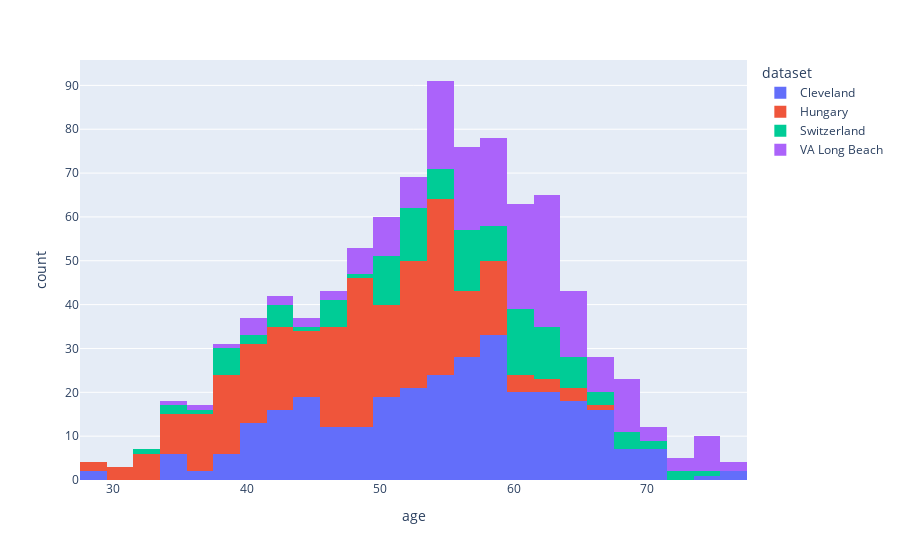

Notebook code cell kept with this figure:
### Code cell
fig = px.histogram(df,x='age',color='dataset')
fig.show()

### Figure 1 — Plotly figure (JSON) as saved in the notebook; plotly's stock layout.template omitted (floating-point values rounded to 4 significant figures; data arrays with more than 128 entries replaced by an {"elided": "..."} marker saying what was removed)
{"data": [{"bingroup": "x", "hovertemplate": "dataset=Cleveland<br>age=%{x}<br>count=%{y}<extra></extra>", "legendgroup": "Cleveland", "marker": {"color": "#636efa", "pattern": {"shape": ""}}, "name": "Cleveland", "orientation": "v", "showlegend": true, "type": "histogram", "x": {"elided": "304 int values"}, "xaxis": "x", "yaxis": "y"}, {"bingroup": "x", "hovertemplate": "dataset=Hungary<br>age=%{x}<br>count=%{y}<extra></extra>", "legendgroup": "Hungary", "marker": {"color": "#EF553B", "pattern": {"shape": ""}}, "name": "Hungary", "orientation": "v", "showlegend": true, "type": "histogram", "x": {"elided": "293 int values"}, "xaxis": "x", "yaxis": "y"}, {"bingroup": "x", "hovertemplate": "dataset=Switzerland<br>age=%{x}<br>count=%{y}<extra></extra>", "legendgroup": "Switzerland", "marker": {"color": "#00cc96", "pattern": {"shape": ""}}, "name": "Switzerland", "orientation": "v", "showlegend": true, "type": "histogram", "x": [32, 34, 35, 36, 38, 38, 38, 38, 38, 38, 40, 41, 42, 42, 43, 43, 43, 45, 46, 46, 47, 47, 47, 47, 48, 50, 50, 50, 50, 51, 51, 51, 51, 51, 51, 51, 52, 52, 52, 52, 53, 53, 53, 53, 53, 53, 53, 53, 54, 54, 54, 55, 55, 55, 55, 56, 56, 56, 56, 56, 56, 56, 56, 57, 57, 57, 57, 57, 57, 58, 58, 58, 59, 59, 59, 59, 59, 60, 60, 60, 60, 60, 60, 61, 61, 61, 61, 61, 61, 61, 61, 61, 62, 62, 62, 62, 62, 62, 62, 63, 63, 63, 63, 63, 64, 64, 64, 65, 65, 65, 65, 66, 66, 67, 68, 68, 69, 69, 70, 70, 72, 73, 74], "xaxis": "x", "yaxis": "y"}, {"bingroup": "x", "hovertemplate": "dataset=VA Long Beach<br>age=%{x}<br>count=%{y}<extra></extra>", "legendgroup": "VA Long Beach", "marker": {"color": "#ab63fa", "pattern": {"shape": ""}}, "name": "VA Long Beach", "orientation": "v", "showlegend": true, "type": "histogram", "x": {"elided": "199 int values"}, "xaxis": "x", "yaxis": "y"}], "layout": {"barmode": "relative", "legend": {"title": {"text": "dataset"}, "tracegroupgap": 0}, "margin": {"t": 60}, "xaxis": {"anchor": "y", "domain": [0, 1], "title": {"text": "age"}}, "yaxis": {"anchor": "x", "domain": [0, 1], "title": {"text": "count"}}}}
